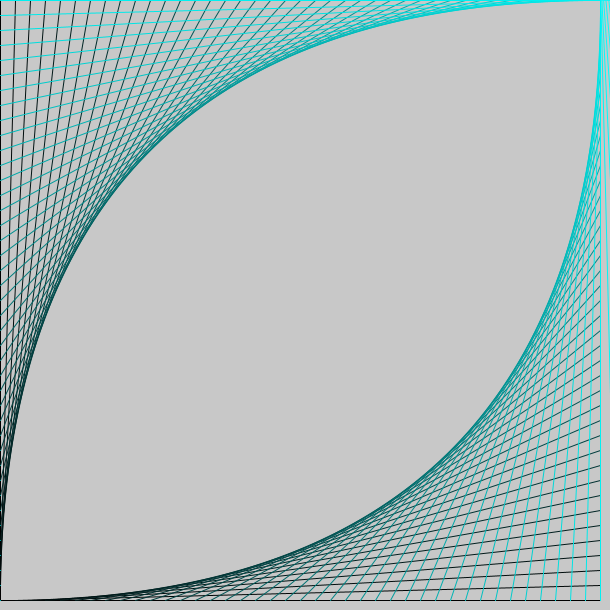
Frame 1 (no input)
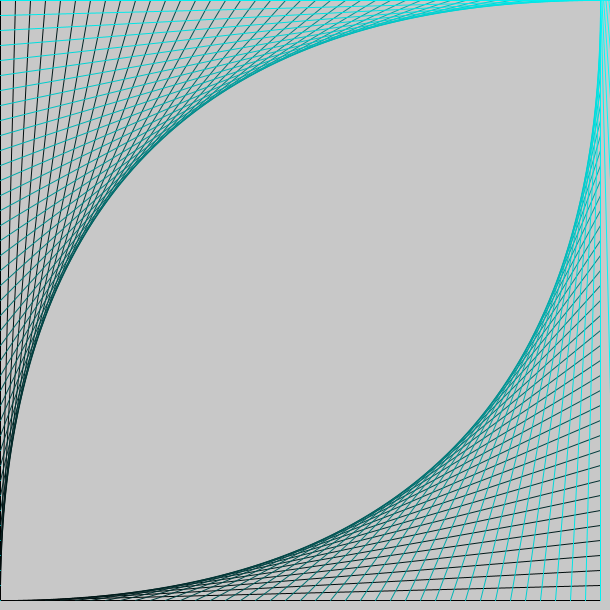
Frame 60 (the mouse pressed at the canvas centre just before this capture)
Frame 120 (the mouse held since frame 60 and released just before this capture): identical to frame 60, image omitted

The Processing sketch that drew these frames (run headless with seeded random() and noise(); from frame 60 on, the mouse is pressed at the canvas centre):

// Processing sketch: processing_107472
// ── processing_107472.pde

int posx;
int gr;

void setup() {

  size(610, 610);
  gr = 200;
  frameRate(24);
}

void draw() {

  background(gr);
  
  for (int i=0; i<60; i=i+1) {
    fill(250);
    point(i*15, 0);
    point(0, i*15);
    point(600, i*15);
    point(i*15,600);    
    
    stroke(0,i*6,i*6);
    line(0,(600-15*i),(i*15),0);
    line((i*15),600,600,(600-15*i));
    
    
    
    
}
}
